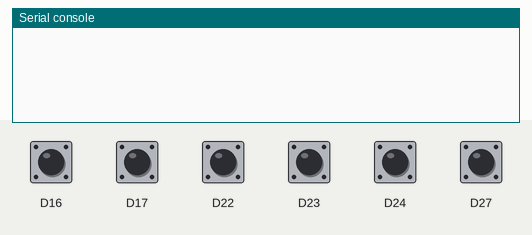
Recording of a program running on a simulated CircuitPython board. Parts: the last lines printed to the serial console. The inputs (shaded band) are chosen by the test bench; at power-on: D16, D17, D22–24, D27 HIGH.

Above: at 1.2 s.
1.3 s: D16 pulled LOW for 0.15 s
At 2.6 s:
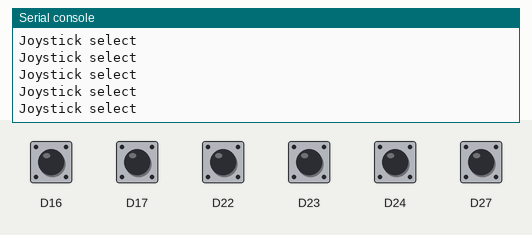
2.9 s: D17 pulled LOW for 0.15 s
At 3.9 s:
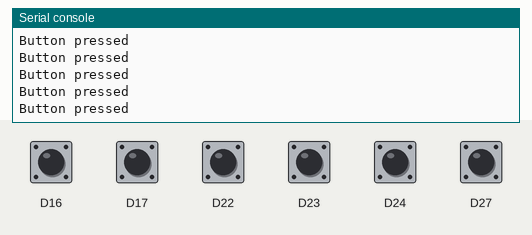
4.5 s: D22 pulled LOW for 0.15 s
At 5.2 s:
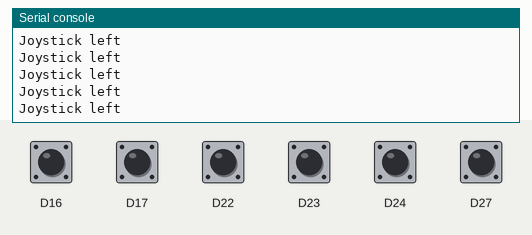
6.1 s: D23 pulled LOW for 0.15 s
At 7.4 s:
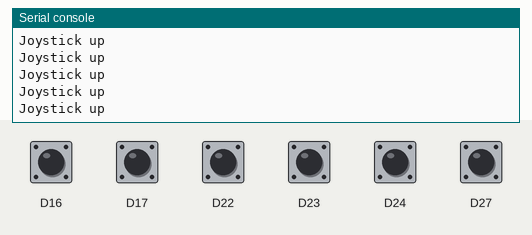
7.7 s: D24 pulled LOW for 0.15 s
At 8.9 s:
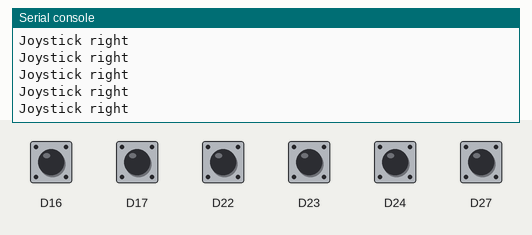
9.3 s: D27 pulled LOW for 0.15 s
At 10.2 s:
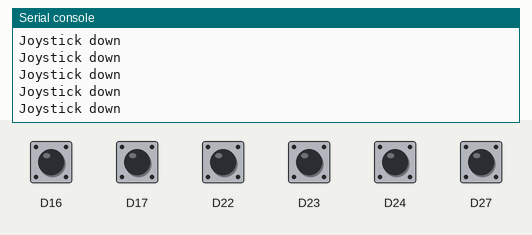

Measured:
- after the input at 1.3 s, the serial console: prints a new line at once (image 1)
- after the input at 2.9 s, the serial console: prints a new line at once (image 2)
- after the input at 4.5 s, the serial console: prints a new line at once (image 3)
- after the input at 6.1 s, the serial console: prints a new line at once (image 4)
- after the input at 7.7 s, the serial console: prints a new line at once (image 5)
- after the input at 9.3 s, the serial console: prints a new line at once (image 6)

The program:

joystick.py
```python
import time
import board
from digitalio import DigitalInOut, Direction, Pull

BUTTON_PIN = board.D17
JOYDOWN_PIN = board.D27
JOYLEFT_PIN = board.D22
JOYUP_PIN = board.D23
JOYRIGHT_PIN = board.D24
JOYSELECT_PIN = board.D16

buttons = [BUTTON_PIN, JOYUP_PIN, JOYDOWN_PIN,
           JOYLEFT_PIN, JOYRIGHT_PIN, JOYSELECT_PIN]
for i,pin in enumerate(buttons):
  buttons[i] = DigitalInOut(pin)
  buttons[i].direction = Direction.INPUT
  buttons[i].pull = Pull.UP
button, joyup, joydown, joyleft, joyright, joyselect = buttons

while True:
  if not button.value:
    print("Button pressed")
  if not joyup.value:
    print("Joystick up")
  if not joydown.value:
    print("Joystick down")
  if not joyleft.value:
    print("Joystick left")
  if not joyright.value:
    print("Joystick right")
  if not joyselect.value:
    print("Joystick select")

  time.sleep(0.01)
```
